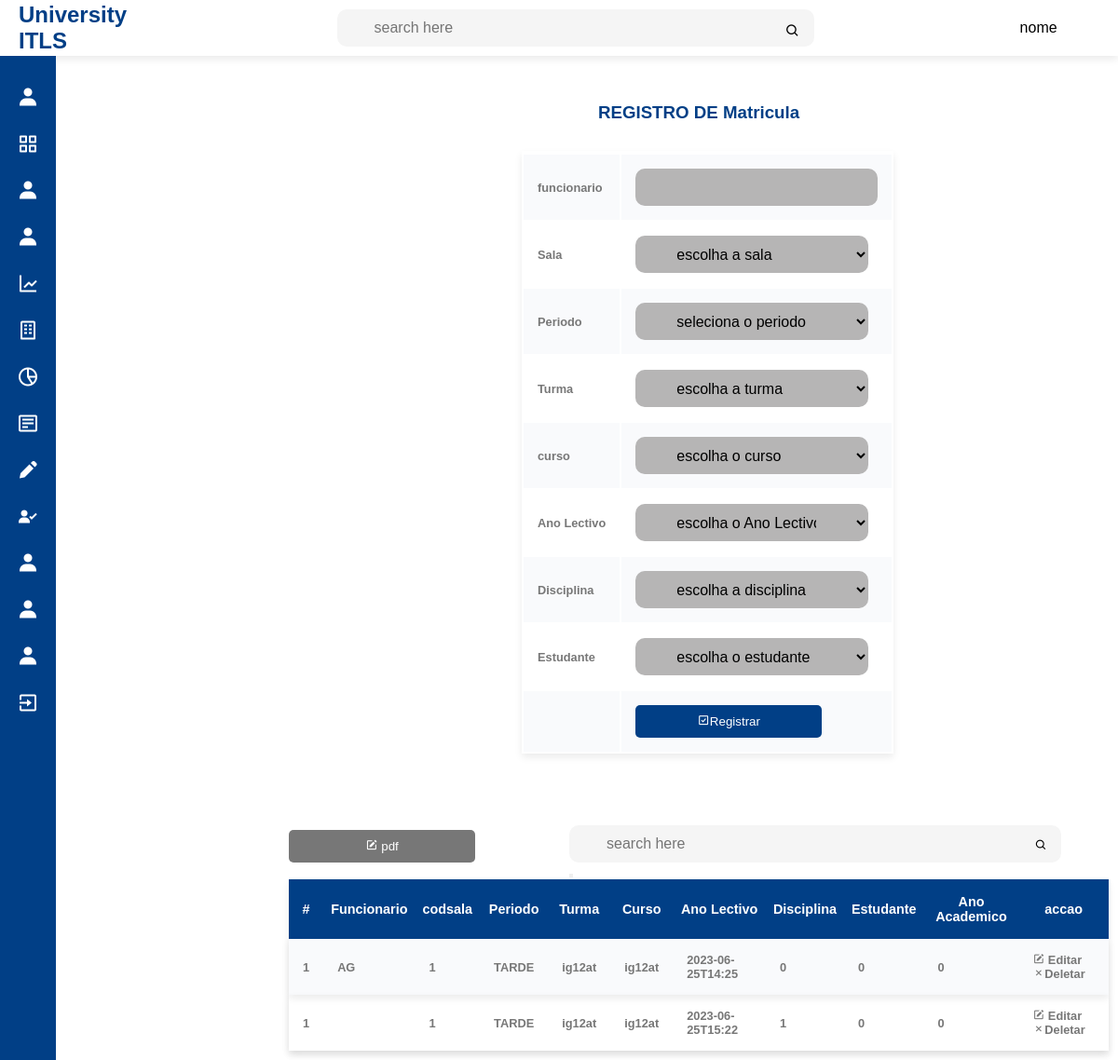
The page /matricula.php on the database its author committed.
### tables this page shows
CREATE TABLE `matricula` (
  `codigo` int(10) UNSIGNED NOT NULL,
  `funcionario` varchar(250) DEFAULT NULL,
  `codsala` int(10) UNSIGNED NOT NULL,
  `periodo` varchar(250) DEFAULT NULL,
  `codturma` int(10) UNSIGNED NOT NULL,
  `codcurso` int(10) UNSIGNED NOT NULL,
  `codano` int(10) UNSIGNED NOT NULL,
  `ano_academico` varchar(250) DEFAULT NULL,
  `coddisciplinas` int(10) UNSIGNED NOT NULL,
  `codestudante` int(10) UNSIGNED NOT NULL
);

CREATE TABLE `turma` (
  `codigo` int(10) UNSIGNED NOT NULL,
  `nome` varchar(250) DEFAULT NULL,
  `codprofessor` int(10) UNSIGNED NOT NULL,
  `NSALA` int(10) UNSIGNED NOT NULL,
  `cod_ano` int(10) UNSIGNED NOT NULL
);

### matricula.php (the view, shortened to what this page needs)
<?php include('includes/header.php');
include('config/conexao.php');
?>
<?php include('includes/navbar.php'); ?>
<div id="divheader" style="margin-left: 300px; transform: translate(0,100px);">
<form action="functions/registromatricula.php" method="post">
<table style="box-shadow: 0 4px 8px 0 rgba(0, 0,0,0.08);  margin-left: 250px; transform: translate(0,30px);">
        <tr>
          <h3 style="color: #013f86; text-align: center;">REGISTRO DE Matricula</h3>
          <tr>
            <td>funcionario</td>
            <td><input type="text"  name="funcionario" id=""></td>
        </tr>
<tr>
            <td>Sala</td>
            <td><select name="codsala" id="">
                <option>escolha a sala</option>
            </select>
        </td>
        </tr>
<tr>
            <td>Periodo</td>
            <td>
                <select name="periodo" id="">
                    <option value="">seleciona o periodo</option>
                </select>
            </td>
        <tr>
            <td>Turma</td>
            <td><select name="turma" id="">
            <option>escolha a turma</option>
            </select>
        </tr>
        <tr>
            <td>curso</td>
            <td><select name="curso" id="">
            <option>escolha o curso</option>
            </select>
        </td>
        </tr>
<tr>
            <td>Ano Lectivo</td>
            <td><select name="codano" id="">
            <option>escolha o Ano Lectivo</option>
            </select>
        </td>
        </tr>
       <tr>
            <td>Disciplina</td>
            <td><select name="coddisciplina" id="">
            <option>escolha a disciplina</option>
            </select>
        </td>
        </tr>
        <tr>
            <td>Estudante</td>
            <td><select name="estudante" id="">
        <option>escolha o estudante</option>
        </select>
    </td>
        </tr>
    <tr>
            <td></td>
            <td><button type="submit" name="submit"><i class='bx bx-check-square'></i>Registrar</button></td>
        </tr>
    </table>
</form>
<br><br><br><br>
<table   id="table" style="box-shadow: 0 4px 8px 0 rgba(0, 0,0,0.08); width=1600px; ">
<button style="transform: translate(0,40px);padding: 10px;   background: #777; color: #fff; border-radius: 5px;    border: 0;cursor: pointer;width: 200px;">
 <a style="text-decoration: none; color: #fff;" href="pdfmatricula.php"><i class='bx bxs-edit'></i> pdf</a></button>
    <form action="pesquisar.php" method="post">
<div class="search" style="margin-left: 250px;">
            <input type="search" value="<?php if(isset($_GET['busca'])) echo $_GET['busca']; ?>" id="form-pesquisar" placeholder="search here">
        <label for="search"><button id="btn-pesquisar" type="submit" name="busca"><i class='bx bx-search'></i></button>
        </div>
        </form>
    <tr  style=" background:#013f86; color: #fff;" >
        <th>#</th>
        <th>Funcionario</th>
        <th>codsala</th>
        <th>Periodo</th>
        <th>Turma</th>
        <th>Curso</th>
        <th>Ano Lectivo</th>
        <th>Disciplina</th>
        <th>Estudante</th>
        <th>Ano Academico</th>
        <th>accao</th>
    </tr>
    <?php
   $sql="SELECT * FROM matricula AS M INNER JOIN turma AS T ON M.codcurso=T.codigo ";
   $query=$conn->query($sql);
   while ($row=$query->fetch_assoc()) {
    ?>
    <tr  style="box-shadow: 0 4px 8px 0 rgba(0, 0,0,0.08); translate(0,30px);">
        <td><?= $row['codigo'] ?></td>
        <td><?= $row['funcionario'] ?></td>
        <td><?= $row['codsala'] ?></td>
        <td><?= $row['periodo'] ?></td>
        <td><?= $row['nome'] ?></td>
        <td><?= $row['nome'] ?></td>
        <td><?= $row['ano_academico'] ?></td>
        <td><?= $row['coddisciplinas'] ?></td>
        <td><?= $row['codestudante'] ?></td>
         <td><?= $row['codano'] ?></td>
        <td>
        <a style="text-decoration: none; color: #777;" href="functions/editmatricula.php?editar=<?= $row['codigo']; ?>"><i class='bx bxs-edit'></i> Editar</a>
     <a style="text-decoration: none; color: #777;"  href="functions/deletematricula.php?eleminar=<?= $row['codigo']; ?>"><i class='bx bxs-delete' style="width: 10px;"></i></i><i class='bx bx-x'></i>Deletar</a>
        </td>
    </tr>
    <?php
}
    ?>
</table>
</div>
<?php include('includes/footer.php'); ?>

### css/style.css (style rules this page uses)
* { padding: 0; margin: 0; box-sizing: border-box; font-family: 'poppins',sans-serif; }
:root { --color-blue:#013f86; --color-ligt:#fff; --color-light:#f5f5f5; }
.search { position: relative; width: 60%; justify-self: center; }
.search input { width: 100%; height: 40px; padding: 0 40px; font-size: 16px; outline: none; border: none; border-radius: 10px; background: var(--color-light); display: inline-flex; }
.search i { position: absolute; right: 15px; top: 15px; cursor: pointer; }

### css/table.css (style rules this page uses)
th,td { font-size: .9rem; padding: 1rem .5rem; color: var(--color-dark); }
td { font-size: .8rem; }
tbody tr:nth-child(even) { background: #f9fafc; }
#divheader { margin: auto; padding: 10px; border-radius: 3px; width: 900px; background: #fff; }
input[type="text"],input[type="tel"],input[type="date"],select { width: 500px; width: 260px; height: 40px; padding: 0 40px; font-size: 16px; outline: none; border: none; border-radius: 10px; background: rgb(182, 181, 181); display: inline-flex; }
#table { border-collapse: collapse; padding: 5px; background: #fff; }
tr td { padding: 5px; color: #777; font-weight: 900; }
tr button[type="submit"] { padding: 10px; background: rgba(106,176,76,1.0); color: #fff; border-radius: 5px; border: 0; cursor: pointer; width: 200px; }
tr select { width: 250px; }

### matricula.php (style rules this page uses)
#divheader { margin: auto; padding: 10px; border-radius: 3px; width: 900px; background: #fff; }
input[type="text"], input[type="datetime-local"],select { width: 500px; width: 260px; height: 40px; padding: 0 40px; font-size: 16px; outline: none; border: none; border-radius: 10px; background: rgb(182, 181, 181); display: inline-flex; }
#table { border-collapse: collapse; background: #fff; }
tr td { padding: 15px; color: #777; font-weight: 900; }
tr button[type="submit"] { padding: 10px; background: #013f86; color: #fff; border-radius: 5px; border: 0; cursor: pointer; width: 200px; }
tr select { width: 250px; }

### rows shown on the page
matricula: turma.codigo "1", funcionario "AG", codsala "1", periodo "TARDE", turma.nome "ig12at", ano_academico "2023-06-25T14:25", coddisciplinas "0", codestudante "0", codano "0"
matricula: turma.codigo "1", codsala "1", periodo "TARDE", turma.nome "ig12at", ano_academico "2023-06-25T15:22", coddisciplinas "1", codestudante "0", codano "0"
